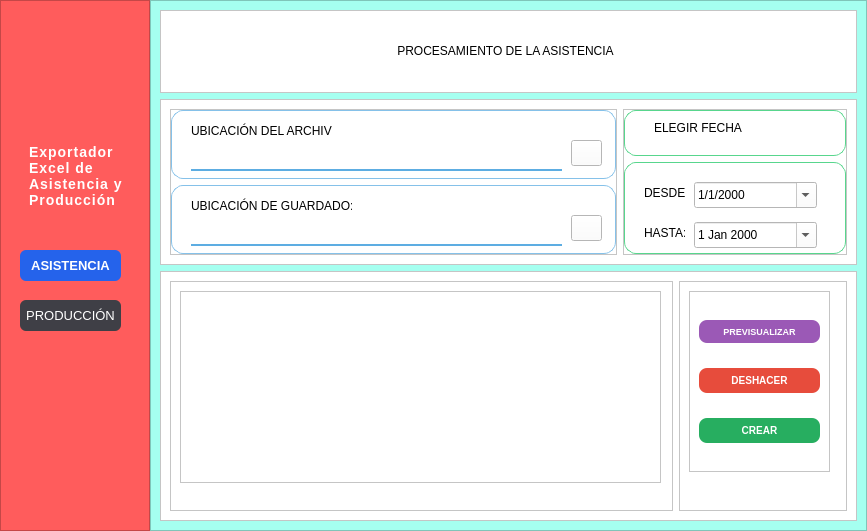
<?xml version="1.0" encoding="UTF-8"?>
<ui version="4.0">
 <class>MainWindow</class>
 <widget class="QMainWindow" name="MainWindow">
  <property name="geometry">
   <rect>
    <x>0</x>
    <y>0</y>
    <width>867</width>
    <height>531</height>
   </rect>
  </property>
  <property name="windowTitle">
   <string>MainWindow</string>
  </property>
  <widget class="QWidget" name="centralwidget">
   <layout class="QHBoxLayout" name="horizontalLayout">
    <property name="spacing">
     <number>0</number>
    </property>
    <property name="leftMargin">
     <number>0</number>
    </property>
    <property name="topMargin">
     <number>0</number>
    </property>
    <property name="rightMargin">
     <number>0</number>
    </property>
    <property name="bottomMargin">
     <number>0</number>
    </property>
    <item>
     <widget class="QFrame" name="MenuBar">
      <property name="minimumSize">
       <size>
        <width>150</width>
        <height>0</height>
       </size>
      </property>
      <property name="maximumSize">
       <size>
        <width>180</width>
        <height>16777215</height>
       </size>
      </property>
      <property name="styleSheet">
       <string notr="true">
background-color: rgb(255, 92, 92);</string>
      </property>
      <property name="locale">
       <locale language="Spanish" country="Spain"/>
      </property>
      <property name="frameShape">
       <enum>QFrame::Shape::StyledPanel</enum>
      </property>
      <property name="frameShadow">
       <enum>QFrame::Shadow::Raised</enum>
      </property>
      <widget class="QLabel" name="label_2">
       <property name="geometry">
        <rect>
         <x>20</x>
         <y>130</y>
         <width>111</width>
         <height>91</height>
        </rect>
       </property>
       <property name="autoFillBackground">
        <bool>false</bool>
       </property>
       <property name="styleSheet">
        <string notr="true">QLabel {
    color: white;
    font-size: 14px;
    font-weight: 600;
    letter-spacing: 1px;
    padding: 8px 5px;
}</string>
       </property>
       <property name="text">
        <string>Exportador Excel de Asistencia y Producción</string>
       </property>
       <property name="scaledContents">
        <bool>false</bool>
       </property>
       <property name="wordWrap">
        <bool>true</bool>
       </property>
      </widget>
      <widget class="QPushButton" name="pushButton">
       <property name="geometry">
        <rect>
         <x>20</x>
         <y>250</y>
         <width>101</width>
         <height>31</height>
        </rect>
       </property>
       <property name="styleSheet">
        <string notr="true">QPushButton {
    background-color: #2563EB;
    color: white;
    font-size: 13px;
    font-weight: 500;
    border-radius: 6px;
    padding: 8px 5px;
}

QPushButton:hover {
    background-color: #1D4ED8;
}

QPushButton:pressed {
    background-color: #1E40AF;
}
</string>
       </property>
       <property name="text">
        <string>ASISTENCIA</string>
       </property>
      </widget>
      <widget class="QPushButton" name="pushButton_2">
       <property name="geometry">
        <rect>
         <x>20</x>
         <y>300</y>
         <width>101</width>
         <height>31</height>
        </rect>
       </property>
       <property name="autoFillBackground">
        <bool>false</bool>
       </property>
       <property name="styleSheet">
        <string notr="true">QPushButton {
    background-color: #3F3F46;
    color: white;
    font-size: 13px;
    border-radius: 6px;
    padding: 8px 5px;
}

QPushButton:hover {
    background-color: #52525B;
}

QPushButton:pressed {
    background-color: #27272A;
}</string>
       </property>
       <property name="text">
        <string>PRODUCCIÓN</string>
       </property>
      </widget>
     </widget>
    </item>
    <item>
     <widget class="QFrame" name="EspacioCarga">
      <property name="minimumSize">
       <size>
        <width>150</width>
        <height>0</height>
       </size>
      </property>
      <property name="maximumSize">
       <size>
        <width>16777215</width>
        <height>16777215</height>
       </size>
      </property>
      <property name="styleSheet">
       <string notr="true">QFrame{background-color: rgb(165, 255, 240);}

QLabel{color:rgb(0, 0, 0);
	
	font: 700 14pt &quot;Verdana&quot;;
}</string>
      </property>
      <property name="frameShape">
       <enum>QFrame::Shape::StyledPanel</enum>
      </property>
      <property name="frameShadow">
       <enum>QFrame::Shadow::Raised</enum>
      </property>
      <layout class="QVBoxLayout" name="verticalLayout" stretch="1,2,3">
       <item>
        <widget class="QFrame" name="frame">
         <property name="styleSheet">
          <string notr="true">background-color: rgb(255, 255, 255);</string>
         </property>
         <property name="frameShape">
          <enum>QFrame::Shape::StyledPanel</enum>
         </property>
         <property name="frameShadow">
          <enum>QFrame::Shadow::Raised</enum>
         </property>
         <widget class="QLabel" name="TituloAsistencia">
          <property name="geometry">
           <rect>
            <x>130</x>
            <y>20</y>
            <width>431</width>
            <height>41</height>
           </rect>
          </property>
          <property name="layoutDirection">
           <enum>Qt::LayoutDirection::LeftToRight</enum>
          </property>
          <property name="text">
           <string>PROCESAMIENTO DE LA ASISTENCIA</string>
          </property>
          <property name="alignment">
           <set>Qt::AlignmentFlag::AlignCenter</set>
          </property>
         </widget>
        </widget>
       </item>
       <item>
        <widget class="QFrame" name="frame_2">
         <property name="styleSheet">
          <string notr="true">background-color: rgb(255, 255, 255);</string>
         </property>
         <property name="frameShape">
          <enum>QFrame::Shape::StyledPanel</enum>
         </property>
         <property name="frameShadow">
          <enum>QFrame::Shadow::Raised</enum>
         </property>
         <layout class="QHBoxLayout" name="horizontalLayout_2" stretch="2,1">
          <item>
           <widget class="QFrame" name="frame_4">
            <property name="styleSheet">
             <string notr="true">QLineEdit {
    background-color: transparent;
    border: none;
    border-bottom: 2px solid #5DADE2;
    padding: 6px 4px;
    font-size: 14px;
}

QLineEdit:focus {
    border-bottom: 2px solid #2E86C1;
}

QLineEdit:hover {
    border-bottom: 2px solid #3498DB;
}</string>
            </property>
            <property name="frameShape">
             <enum>QFrame::Shape::StyledPanel</enum>
            </property>
            <property name="frameShadow">
             <enum>QFrame::Shadow::Raised</enum>
            </property>
            <layout class="QVBoxLayout" name="verticalLayout_2">
             <property name="leftMargin">
              <number>0</number>
             </property>
             <property name="topMargin">
              <number>0</number>
             </property>
             <property name="rightMargin">
              <number>0</number>
             </property>
             <property name="bottomMargin">
              <number>0</number>
             </property>
             <item>
              <widget class="QFrame" name="fr_Ubicacion">
               <property name="styleSheet">
                <string notr="true">#fr_Ubicacion {
    background-color: #FFFFFF;
    border: 1px solid #85C1E9;
    border-radius: 12px;
}
</string>
               </property>
               <property name="frameShape">
                <enum>QFrame::Shape::StyledPanel</enum>
               </property>
               <property name="frameShadow">
                <enum>QFrame::Shadow::Raised</enum>
               </property>
               <widget class="QLabel" name="RutaArchivo">
                <property name="geometry">
                 <rect>
                  <x>20</x>
                  <y>10</y>
                  <width>141</width>
                  <height>21</height>
                 </rect>
                </property>
                <property name="styleSheet">
                 <string notr="true">font: 8pt &quot;Segoe UI&quot;;</string>
                </property>
                <property name="text">
                 <string>UBICACIÓN DEL ARCHIVO:</string>
                </property>
               </widget>
               <widget class="QLineEdit" name="ln_Ubicacion">
                <property name="enabled">
                 <bool>false</bool>
                </property>
                <property name="geometry">
                 <rect>
                  <x>20</x>
                  <y>30</y>
                  <width>371</width>
                  <height>31</height>
                 </rect>
                </property>
               </widget>
               <widget class="QPushButton" name="btn_archivo">
                <property name="geometry">
                 <rect>
                  <x>400</x>
                  <y>30</y>
                  <width>31</width>
                  <height>26</height>
                 </rect>
                </property>
                <property name="text">
                 <string/>
                </property>
               </widget>
              </widget>
             </item>
             <item>
              <widget class="QFrame" name="fr_Guardado">
               <property name="styleSheet">
                <string notr="true">#fr_Guardado
 {
    background-color: #FFFFFF;
    border: 1px solid #85C1E9;
    border-radius: 12px;
}
</string>
               </property>
               <property name="frameShape">
                <enum>QFrame::Shape::StyledPanel</enum>
               </property>
               <property name="frameShadow">
                <enum>QFrame::Shadow::Raised</enum>
               </property>
               <widget class="QLabel" name="RutaArchivo_2">
                <property name="geometry">
                 <rect>
                  <x>20</x>
                  <y>10</y>
                  <width>161</width>
                  <height>21</height>
                 </rect>
                </property>
                <property name="styleSheet">
                 <string notr="true">font: 8pt &quot;Segoe UI&quot;;</string>
                </property>
                <property name="text">
                 <string>UBICACIÓN DE GUARDADO:</string>
                </property>
               </widget>
               <widget class="QLineEdit" name="ln_Guardado">
                <property name="enabled">
                 <bool>false</bool>
                </property>
                <property name="geometry">
                 <rect>
                  <x>20</x>
                  <y>30</y>
                  <width>371</width>
                  <height>31</height>
                 </rect>
                </property>
               </widget>
               <widget class="QPushButton" name="btn_guardar">
                <property name="geometry">
                 <rect>
                  <x>400</x>
                  <y>30</y>
                  <width>31</width>
                  <height>26</height>
                 </rect>
                </property>
                <property name="text">
                 <string/>
                </property>
               </widget>
              </widget>
             </item>
            </layout>
           </widget>
          </item>
          <item>
           <widget class="QFrame" name="frame_5">
            <property name="frameShape">
             <enum>QFrame::Shape::StyledPanel</enum>
            </property>
            <property name="frameShadow">
             <enum>QFrame::Shadow::Raised</enum>
            </property>
            <layout class="QVBoxLayout" name="verticalLayout_3" stretch="1,2">
             <property name="leftMargin">
              <number>0</number>
             </property>
             <property name="topMargin">
              <number>0</number>
             </property>
             <property name="rightMargin">
              <number>0</number>
             </property>
             <property name="bottomMargin">
              <number>0</number>
             </property>
             <item>
              <widget class="QFrame" name="fr_tituloCondicion">
               <property name="styleSheet">
                <string notr="true">#fr_tituloCondicion {
    background-color: #FFFFFF;
    border: 1px solid #58D68D;
    border-radius: 12px;
}</string>
               </property>
               <property name="frameShape">
                <enum>QFrame::Shape::StyledPanel</enum>
               </property>
               <property name="frameShadow">
                <enum>QFrame::Shadow::Raised</enum>
               </property>
               <widget class="QLabel" name="label">
                <property name="geometry">
                 <rect>
                  <x>30</x>
                  <y>10</y>
                  <width>161</width>
                  <height>16</height>
                 </rect>
                </property>
                <property name="text">
                 <string>ELEGIR FECHA</string>
                </property>
               </widget>
              </widget>
             </item>
             <item>
              <widget class="QFrame" name="fr_Condicion">
               <property name="styleSheet">
                <string notr="true">#fr_Condicion {
    background-color: #FFFFFF;
    border: 1px solid #58D68D;
    border-radius: 12px;
}</string>
               </property>
               <property name="frameShape">
                <enum>QFrame::Shape::StyledPanel</enum>
               </property>
               <property name="frameShadow">
                <enum>QFrame::Shadow::Raised</enum>
               </property>
               <widget class="QLabel" name="RutaArchivo_3">
                <property name="geometry">
                 <rect>
                  <x>20</x>
                  <y>20</y>
                  <width>41</width>
                  <height>21</height>
                 </rect>
                </property>
                <property name="styleSheet">
                 <string notr="true">font: 8pt &quot;Segoe UI&quot;;</string>
                </property>
                <property name="text">
                 <string>DESDE:</string>
                </property>
               </widget>
               <widget class="QLabel" name="RutaArchivo_4">
                <property name="geometry">
                 <rect>
                  <x>20</x>
                  <y>60</y>
                  <width>41</width>
                  <height>21</height>
                 </rect>
                </property>
                <property name="styleSheet">
                 <string notr="true">font: 8pt &quot;Segoe UI&quot;;</string>
                </property>
                <property name="text">
                 <string>HASTA:</string>
                </property>
               </widget>
               <widget class="QDateEdit" name="dt_desde">
                <property name="geometry">
                 <rect>
                  <x>70</x>
                  <y>20</y>
                  <width>123</width>
                  <height>26</height>
                 </rect>
                </property>
                <property name="dateTime">
                 <datetime>
                  <hour>0</hour>
                  <minute>0</minute>
                  <second>0</second>
                  <year>2000</year>
                  <month>1</month>
                  <day>1</day>
                 </datetime>
                </property>
                <property name="maximumDateTime">
                 <datetime>
                  <hour>23</hour>
                  <minute>59</minute>
                  <second>59</second>
                  <year>9999</year>
                  <month>12</month>
                  <day>31</day>
                 </datetime>
                </property>
                <property name="currentSection">
                 <enum>QDateTimeEdit::Section::DaySection</enum>
                </property>
                <property name="displayFormat">
                 <string>d/M/yyyy</string>
                </property>
                <property name="calendarPopup">
                 <bool>true</bool>
                </property>
                <property name="currentSectionIndex">
                 <number>0</number>
                </property>
               </widget>
               <widget class="QDateEdit" name="dt_hasta">
                <property name="geometry">
                 <rect>
                  <x>70</x>
                  <y>60</y>
                  <width>123</width>
                  <height>26</height>
                 </rect>
                </property>
                <property name="calendarPopup">
                 <bool>true</bool>
                </property>
               </widget>
              </widget>
             </item>
            </layout>
           </widget>
          </item>
         </layout>
        </widget>
       </item>
       <item>
        <widget class="QFrame" name="frame_3">
         <property name="styleSheet">
          <string notr="true">background-color: rgb(255, 255, 255);
</string>
         </property>
         <property name="frameShape">
          <enum>QFrame::Shape::StyledPanel</enum>
         </property>
         <property name="frameShadow">
          <enum>QFrame::Shadow::Raised</enum>
         </property>
         <layout class="QHBoxLayout" name="horizontalLayout_3" stretch="3,1">
          <item>
           <widget class="QFrame" name="frame_6">
            <property name="frameShape">
             <enum>QFrame::Shape::StyledPanel</enum>
            </property>
            <property name="frameShadow">
             <enum>QFrame::Shadow::Raised</enum>
            </property>
            <widget class="QTableView" name="tb_visualizar">
             <property name="geometry">
              <rect>
               <x>10</x>
               <y>10</y>
               <width>481</width>
               <height>192</height>
              </rect>
             </property>
            </widget>
           </widget>
          </item>
          <item>
           <widget class="QFrame" name="frame_7">
            <property name="frameShape">
             <enum>QFrame::Shape::StyledPanel</enum>
            </property>
            <property name="frameShadow">
             <enum>QFrame::Shadow::Raised</enum>
            </property>
            <widget class="QFrame" name="frame_8">
             <property name="geometry">
              <rect>
               <x>10</x>
               <y>10</y>
               <width>141</width>
               <height>181</height>
              </rect>
             </property>
             <property name="styleSheet">
              <string notr="true">#btn_previsualizar {
    background-color: #9B59B6;
    color: white;
    font-family: &quot;Verdana&quot;;
    font-size: 9px;
    font-weight: bold;
    border-radius: 8px;
    padding: 6px 14px;
}

#btn_previsualizar:hover {
    background-color: #884EA0;
}

#btn_previsualizar:pressed {
    background-color: #6C3483;
}

#btn_deshacer {
    background-color: #E74C3C;
    color: white;
    font-family: &quot;Verdana&quot;;
    font-size: 10px;
    font-weight: 600;
    border-radius: 8px;
    padding: 6px 14px;
}

#btn_deshacer:hover {
    background-color: #CB4335;
}

#btn_deshacer:pressed {
    background-color: #922B21;
}

#btn_crear {
    background-color: #27AE60;
    color: white;
    font-family: &quot;Verdana&quot;;
    font-size: 10px;
    font-weight: bold;
    border-radius: 8px;
    padding: 6px 16px;
}

#btn_crear:hover {
    background-color: #229954;
}

#btn_crear:pressed {
    background-color: #1E8449;
}</string>
             </property>
             <property name="frameShape">
              <enum>QFrame::Shape::StyledPanel</enum>
             </property>
             <property name="frameShadow">
              <enum>QFrame::Shadow::Raised</enum>
             </property>
             <layout class="QVBoxLayout" name="verticalLayout_4" stretch="0,0,0">
              <item>
               <widget class="QPushButton" name="btn_previsualizar">
                <property name="text">
                 <string>PREVISUALIZAR</string>
                </property>
               </widget>
              </item>
              <item>
               <widget class="QPushButton" name="btn_deshacer">
                <property name="text">
                 <string>DESHACER</string>
                </property>
               </widget>
              </item>
              <item>
               <widget class="QPushButton" name="btn_crear">
                <property name="text">
                 <string>CREAR</string>
                </property>
               </widget>
              </item>
             </layout>
            </widget>
           </widget>
          </item>
         </layout>
        </widget>
       </item>
      </layout>
     </widget>
    </item>
   </layout>
  </widget>
 </widget>
 <resources/>
 <connections/>
</ui>
